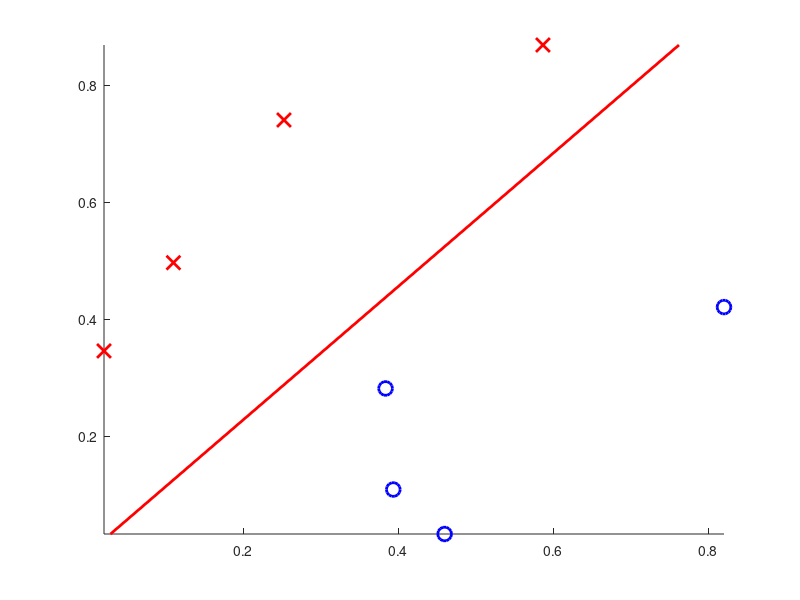

Source code (MATLAB):
%PLA algorithm. @Zhaozheng Yin, Fall 2016

clear all; clc; 

%generate data
N = 8; %number of samples x
D = 2; %dimension of features y
% [X,Y] = generateData(N, D); %X: (D+1) by N; Y: 1 by N
X = rand(D,N);
X = [ones(1,N); X];
Y = (X(2,:) > X(3,:)) * 2 - 1;

%find the positive and negative data
posIdx = find(Y==1);
negIdx = find(Y==-1);

%get the minimum and maximum of the data
maxX1 = max(X(2,:)); minX1 = min(X(2,:));
maxX2 = max(X(3,:)); minX2 = min(X(3,:));

T = 1000; %maximum iterations
w = zeros(D+1,1); %w is a 3* 1 vector, initialized as 0
for t = 1:T       
    
    error = 0;
    for n=1:N
        %draw the data and hyperplane
        figure(1); clf; axis([minX1 maxX1 minX2 maxX2]); hold on;
        plot(X(2,posIdx), X(3,posIdx), 'o', 'Linewidth', 2, 'Markersize', 10, 'Color', 'b');
        plot(X(2,negIdx), X(3,negIdx), 'x', 'Linewidth', 2, 'Markersize', 10, 'Color', 'r');
        if w(2)~=0
            minVal = - (w(3) * minX2 + w(1)) / w(2);
            maxVal = - (w(3) * maxX2 + w(1)) / w(2);
            plot([minVal, maxVal],[minX2, maxX2],'Linewidth',2,'Color','r');        
        elseif w(3)~=0
            minVal = - (w(2) * minX1 + w(1)) / w(3);
            maxVal = - (w(2) * maxX1 + w(1)) / w(3);
            plot([minX1, maxX1],[minVal, maxVal],'Linewidth',2,'Color','r');                    
        end
        drawnow;        
        
        %find a misktake of w and correct it
        if (Y(n) * X(:,n)' * w <= 0)                      
           w = w + Y(n) * X(:,n);
           error = error + 1;
                      
           %draw the error data
           if Y(n)==1
               plot(X(2,n),X(3,n),'+', 'Linewidth', 2, 'Markersize', 10, 'Color', 'k');           
           else
               plot(X(2,n),X(3,n),'+', 'Linewidth', 2, 'Markersize', 10, 'Color', 'k');
           end
           drawnow;
        end        
%         pause(.1);        
    end       
    
    %if there is no more mistakes
    if error ==0
        break;
    end
end
